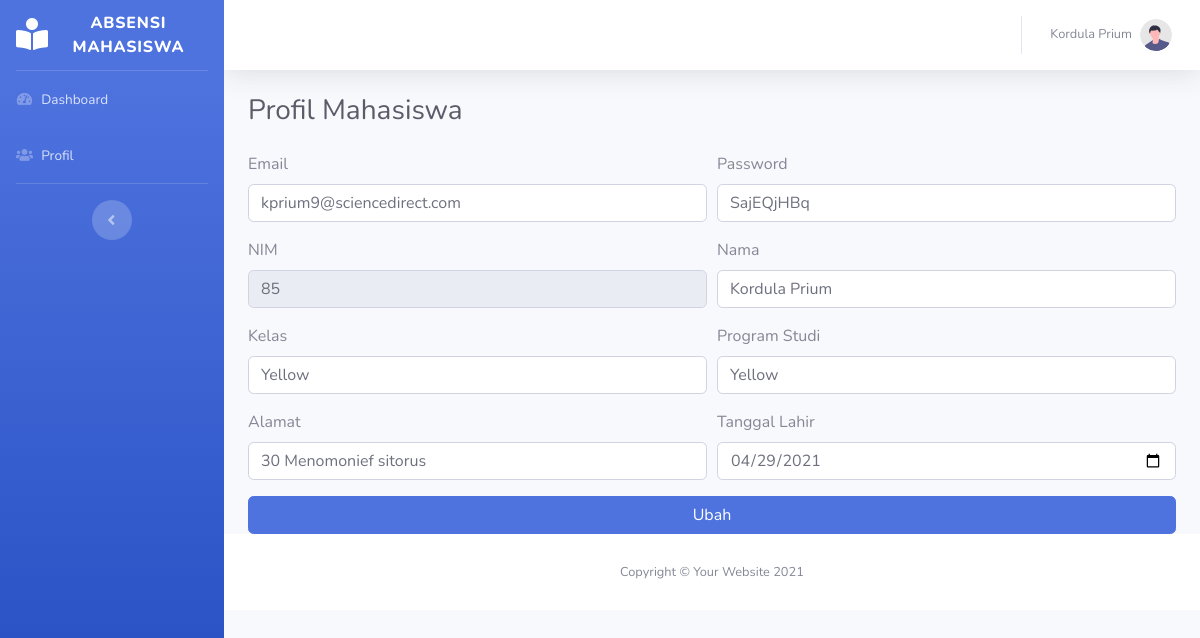
Screenshot of /user_index.php?page=profil_mahasiswa (signed in) with the database file from the repository.
### tables this page shows
CREATE TABLE `mahasiswa` (
  `nim` int NOT NULL,
  `email` varchar(100) NOT NULL,
  `password` varchar(100) NOT NULL,
  `nama` varchar(100) NOT NULL,
  `kelas` varchar(100) DEFAULT NULL,
  `program_studi` varchar(100) DEFAULT NULL,
  `alamat` varchar(100) DEFAULT NULL,
  `tanggal_lahir` date DEFAULT NULL
);

### profil_mahasiswa.php (the view, shortened to what this page needs)
<?php
$nim       = $_SESSION['nim'];
$query     = mysqli_query($koneksi, "SELECT * FROM mahasiswa WHERE nim='$nim'");
$mahasiswa = mysqli_fetch_assoc($query);
?>
<div class="d-sm-flex align-items-center justify-content-between mb-4 text-justify">
    <h1 class="h3 mb-0 text-gray-800 ">Profil Mahasiswa</h1>
</div>
<form method="POST" action="ubah_mahasiswa.php">
    <div class="form-row">
        <div class="form-group col-md-6">
            <label for="email">Email</label>
            <input type="email" class="form-control" id="email" name="email" value="<?php echo $mahasiswa['email']; ?>" >
        </div>
        <div class="form-group col-md-6">
            <label for="password">Password</label>
            <input type="text" class="form-control" id="password" name="password" value="<?php echo $mahasiswa['password']; ?>">
        </div>
    </div>
    <div class="form-row">
        <div class="form-group col-md-6">
            <label for="nim">NIM</label>
            <input type="number" class="form-control" id="nim" name="nim" value="<?php echo $mahasiswa['nim']; ?>" readonly >
        </div>
        <div class="form-group col-md-6">
            <label for="nama">Nama</label>
            <input type="text" class="form-control" id="nama" name="nama" value="<?php echo $mahasiswa['nama']; ?>" >
        </div>
    </div>
    <div class="form-row">
        <div class="form-group col-md-6">
            <label for="kelas">Kelas</label>
            <input type="text" class="form-control" id="kelas" name="kelas" value="<?php echo $mahasiswa['kelas']; ?>" >
        </div>
        <div class="form-group col-md-6">
            <label for="Program Studi">Program Studi</label>
            <input type="text" class="form-control" id="Program Studi" name="program_studi" value="<?php echo $mahasiswa['program_studi']; ?>" >
        </div>
    </div>
    <div class="form-row">
        <div class="form-group col-md-6">
            <label for="alamat">Alamat</label>
            <input type="text" class="form-control" id="alamat" name="alamat" value="<?php echo $mahasiswa['alamat']; ?>" >
        </div>
        <div class="form-group col-md-6">
            <label for="tanggal lahir">Tanggal Lahir</label>
            <input type="date" class="form-control" id="tanggal lahir" name="tanggal_lahir" value="<?php echo $mahasiswa['tanggal_lahir']; ?>" >
        </div>
    </div>
    <input type="submit" value="Ubah" class="btn btn-primary col-md-12" name="ubah">
</form>

### user_index.php (shortened to what this page needs)
<?php
require_once 'koneksi.php';
$minta   = $_GET['page'];
$berikan = $minta . ".php";
$nim     = $_SESSION['nim'];
$query   = mysqli_query($koneksi, "SELECT * FROM mahasiswa WHERE nim='$nim'");
$nama    = mysqli_fetch_assoc($query);
?>
<!DOCTYPE html>
<html lang="en">
<head>
    <link href="vendor/fontawesome-free/css/all.min.css" rel="stylesheet" type="text/css">
    <link href="css/sb-admin-2.min.css" rel="stylesheet">
    <link href="vendor/datatables/dataTables.bootstrap4.min.css" rel="stylesheet">
</head>
<body id="page-top">
    <div id="wrapper">
        <ul class="navbar-nav bg-gradient-primary sidebar sidebar-dark accordion" id="accordionSidebar">
            <a class="sidebar-brand d-flex align-items-center justify-content-center" href="#">
                <div class="sidebar-brand-icon ">
                    <i class="fas fa-book-reader"></i>
                </div>
                <div class="sidebar-brand-text mx-3">Absensi Mahasiswa </div>
            </a>
            <hr class="sidebar-divider my-0">
                <li class="nav-item">
                    <a class="nav-link" href="?page=user_home">
                        <i class="fas fa-fw fa-tachometer-alt"></i>
                        <span>Dashboard</span></a>
                </li>
                <li class="nav-item">
                    <a class="nav-link" href="?page=profil_mahasiswa">
                        <i class="fas fa-users fa-chart-area"></i>
                        <span>Profil</span></a>
                </li>
            <hr class="sidebar-divider d-none d-md-block">
            <div class="text-center d-none d-md-inline">
                <button class="rounded-circle border-0" id="sidebarToggle"></button>
            </div>
        </ul>
        <div id="content-wrapper" class="d-flex flex-column">
            <div id="content">
                <nav class="navbar navbar-expand navbar-light bg-white topbar mb-4 static-top shadow">
                    <ul class="navbar-nav ml-auto">
                        <li class="nav-item dropdown no-arrow">
                            <a class="nav-link dropdown-toggle" href="#" id="userDropdown" role="button" data-toggle="dropdown" aria-haspopup="true" aria-expanded="false">
                                <span class="mr-2 d-none d-lg-inline text-gray-600 small"><?php echo $nama['nama']; ?></span>
                                <img class="img-profile rounded-circle" src="img/undraw_profile.svg">
                            </a>
                        </li>
                    </ul>
                </nav>
                <div class="container-fluid">
                    <?php
if (!empty($minta) && is_file($berikan)) {
    require_once $berikan;
} else {
    require_once 'user_home.php';
}
?>
                </div>
                <footer class="sticky-footer bg-white">
                    <div class="container my-auto">
                        <div class="copyright text-center my-auto">
                            <span>Copyright &copy; Your Website 2021</span>
                        </div>
                    </div>
                </footer>
            </div>
        </div>
</body>
</html>

### user_index.php (style rules this page uses)
input[type=number] { -moz-appearance: textfield; }

### rows the page displays
mahasiswa: nama "Kordula Prium", email "kprium9@sciencedirect.com", password "SajEQjHBq", nim "85", kelas "Yellow", program_studi "Yellow", alamat "30 Menomonief sitorus", tanggal_lahir "04/29/2021"
